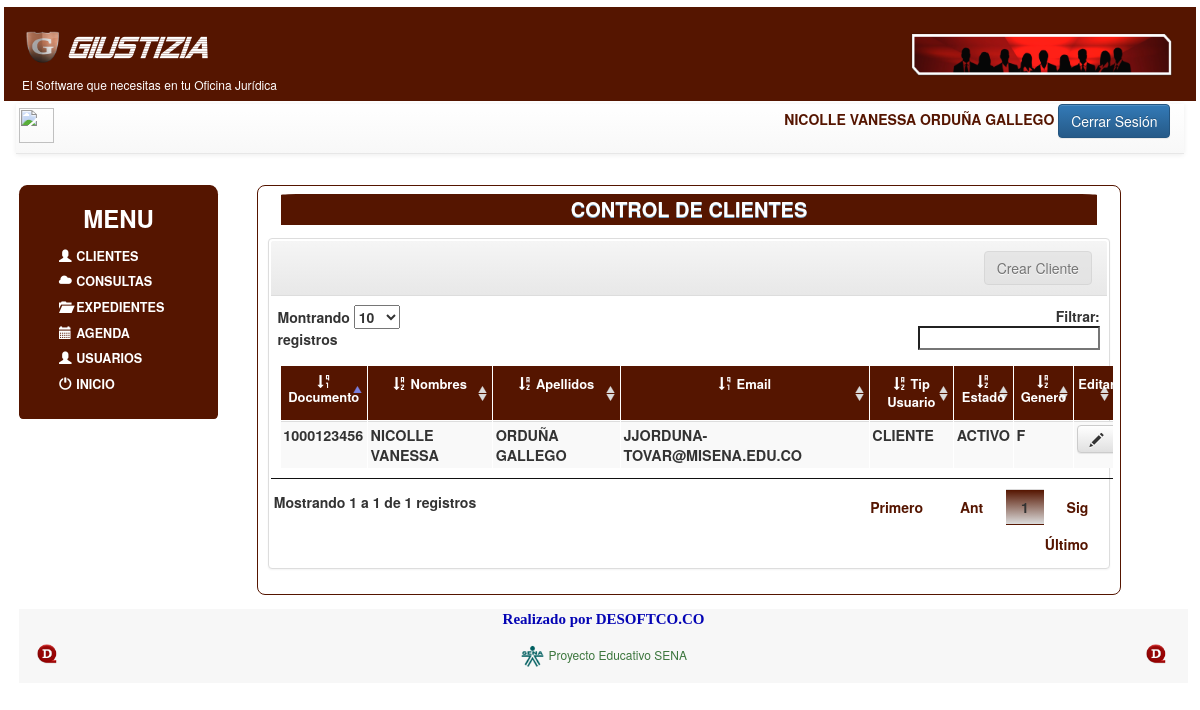
The app's page /vistas/frm_ListaClientes.php (signed in) with its own data.
### tables this page shows
CREATE TABLE `tbl_usuarios` (
  `usu_Documento` int(11) NOT NULL,
  `usu_Nombres` varchar(60) NOT NULL,
  `usu_Apellidos` varchar(60) DEFAULT NULL,
  `usu_Email` varchar(90) NOT NULL,
  `usu_FechaNacimiento` date DEFAULT NULL,
  `usu_Consultorio` int(11) NOT NULL,
  `usu_Clave` varchar(100) DEFAULT NULL,
  `usu_Celular` varchar(20) DEFAULT NULL COMMENT 'Uno\nDos\nTres\nCuatro\nCinco\nSeis',
  `usu_Telefono` varchar(15) DEFAULT NULL,
  `usu_Genero` varchar(1) DEFAULT NULL COMMENT 'M\nF',
  `usu_Direccion` varchar(150) DEFAULT NULL COMMENT 'Casado\nSoltero\nSeparado\nViudo\nUnion Libre',
  `usu_Logo` varchar(250) DEFAULT NULL,
  `usu_TipoDoc` int(11) NOT NULL,
  `usu_Estrato` int(11) DEFAULT NULL,
  `usu_tipusu` int(11) NOT NULL,
  `usu_Estado` int(11) NOT NULL,
  `usu_Municipio` varchar(5) NOT NULL,
  `usu_Especialidad` int(11) DEFAULT NULL
);

CREATE TABLE `tbl_tipousuario` (
  `tipu_Id` int(11) NOT NULL,
  `tipu_TipoUsuario` varchar(25) NOT NULL
);

CREATE TABLE `tbl_estados` (
  `estado_Id` int(11) NOT NULL,
  `estado_Estado` varchar(10) NOT NULL
);

### model/usuariosModel.php (called while the page is built, shortened)
<?php
	class usuariosModel
	{
		function getUnCliente($conexion)
		{
			$ususesion=$_SESSION['s_usuario'];
			$html = array();
			$sql = "SELECT A.usu_TipoDoc, A.usu_Documento, A.usu_Nombres, A.usu_Apellidos, A.usu_Direccion, A.usu_Email, A.usu_Genero, A.usu_Logo, B.tipu_TipoUsuario, C.Estado_Estado FROM tbl_usuarios A, tbl_tipousuario B, tbl_estados C WHERE (A.usu_tipusu=B.tipu_Id) AND (A.usu_Estado=C.estado_Id) AND  (tipu_Id=3) AND (A.usu_Documento='$ususesion')";
			$qry = $conexion->query($sql);
			while ($cursor = $qry->fetch_assoc())
			{
				array_push($html,$cursor);
			}
			return $html;
		}
	}
?>

### vistas/frm_ListaClientes.php (the view, shortened to what this page needs)
<?php
	$tipousuario=$_SESSION['s_tipusu'];
	include('nav.php');
	include('menu.php');
	include_once('../model/usuariosModel.php');
	$obj_model = new usuariosModel();
	$data = $obj_model -> getClientes($conexion);
	$undata = $obj_model-> getUnCliente($conexion);
?>
	<article class="col-xs-12  col-sm-8 col-md-9 col-lg-9">
		<div class="ibody1 col-xs-12  col-sm-12 col-md-12 col-lg-12">
			<div align='center' class="jumbotron">
			<h8 align='center'><b>CONTROL DE CLIENTES</b></h8>
			</div>
			<div >
				<form name="fUsuarios" id="fUsuarios">
					<div class="row">
						<div class="table-responsive">
						<div class="panel panel-default">
								<div class="panel-heading" align="right">
									<?php
										if ($tipousuario=='1' || $tipousuario=='5'){
											echo '<input type="button" class="btn btn-primary" value="Crear Cliente" id="btn_crearcliente" >';
										     }
										else{
										     echo '<input type="button" class="btn btn-default" value="Crear Cliente" disabled="disabled" >';
										    } ?>
								</div>
							<table id="tbl_listausuarios" class="table table-striped">
								<thead>
									<td align="center"><span class="glyphicon glyphicon-sort-by-order-alt"></span><b> Documento</b></td>
									<td align="center"><span class="glyphicon glyphicon-sort-by-alphabet"></span><b> Nombres</b></d>
									<td align="center"><span class="glyphicon glyphicon-sort-by-alphabet"></span><b> Apellidos</b></d>
									<td align="center"><span class="glyphicon glyphicon-sort-by-order-alt"></span><b> Email</b></d>
									<td align="center"><span class="glyphicon glyphicon-sort-by-alphabet"></span><b> Tip Usuario</b></d>
									<td align="center"><span class="glyphicon glyphicon-sort-by-alphabet"></span><b> Estado</b></d>
									<td align="center"><span class="glyphicon glyphicon-sort-by-alphabet"></span><b> Genero</b></d>
									<td align="center"><b> Editar</b></d>
								</thead>
								<tbody class="tablacontenido" align='center'>
							            <?php
										if ($tipousuario=='1' || $tipousuario=='5'){
											foreach ($data as $usuario)
											{
												print "<tr>";
												print "<th align='center'>".$usuario["usu_Documento"]."</th>";
												print "<th >".$usuario["usu_Nombres"]."</th>";
												print "<th>".$usuario["usu_Apellidos"]."</th>";
												print "<th align='center'>".$usuario["usu_Email"]."</th>";
												print "<th align='center'>".$usuario["tipu_TipoUsuario"]."</th>";
												print "<th align='center'>".$usuario["Estado_Estado"]."</th>";
												print "<th align='center'>".$usuario["usu_Genero"]."</th>";
										        echo '<td align="center"><button class="btn btn-default" type="button" aria-hidden="true" onclick="'."location.href='flk_Clientes.php?Documento=".$usuario['usu_Documento'].";'".'">'."
														<span class='glyphicon  glyphicon-pencil'></span>
													</button></td>";
												print "</tr>";
											}
										}
										else{
											foreach ($undata as $usuario)
											{
												print "<tr>";
												print "<th align='center'>".$usuario["usu_Documento"]."</th>";
												print "<th >".$usuario["usu_Nombres"]."</th>";
												print "<th>".$usuario["usu_Apellidos"]."</th>";
												print "<th align='center'>".$usuario["usu_Email"]."</th>";
												print "<th align='center'>".$usuario["tipu_TipoUsuario"]."</th>";
												print "<th align='center'>".$usuario["Estado_Estado"]."</th>";
												print "<th align='center'>".$usuario["usu_Genero"]."</th>";
										        echo '<td align="center"><button class="btn btn-default" type="button" aria-hidden="true" onclick="'."location.href='flk_ClientesU.php?Documento=".$usuario['usu_Documento'].";'".'">'."
														<span class='glyphicon  glyphicon-pencil'></span>
													</button></td>";
												print "</tr>";
											}
										}
										?>
								</tbody>
							</table>
					</div>
				</form>
			</div>
		</div>
	</article>
	</section>
	</div>
<?php
		include('footer.php');
 ?>

### css/miestilo.css (style rules this page uses)
* { margin: 0.3%; padding: 0%; }
article { margin-right: 1%; margin-left: 1%; }
table { border: 1% solid #000549; border-radius: 1% 4% 0% 0%; margin: auto; padding: 1%; -webkit- border-radius: 1% 4% 0% 0%; -moz-border-radius: 1% 4% 0% 0%; }
table thead { background:#551500; color:#fff; }
table tr { font-size: 90%; }
table td { font-size: 90%; }
.ibody1 { background-color: #fff; border: 1px solid #551500; border-radius: 8px; width: 100%; margin: auto; -webkit-border-radius: 8px; -moz-border-radius: 8px; }
.jumbotron { background-color: #551500; border-radius: 3% 3% 0% 0%; margin:1% 1% 1% 1%; padding: 0.1%; -webkit- border-radius: 3% 3% 0% 0%; -moz-border-radius: 3% 3% 0% 0%; }
.jumbotron h8 { color: #fff; font-size: 20px; text-align: center; text-shadow: 0px 1px #77a5c7; }

### records on screen
tbl_usuarios: usu_Documento "1000123456", usu_Nombres "NICOLLE VANESSA", usu_Apellidos "ORDUÑA GALLEGO", usu_Email "JJORDUNA-TOVAR@MISENA.EDU.CO", tbl_tipousuario.tipu_TipoUsuario "CLIENTE", usu_Estado.estado_Estado "ACTIVO", usu_Genero "F"

### other values on screen
$_SESSION['s_nombre'] "NICOLLE VANESSA"
$_SESSION['s_apellido'] "ORDUÑA GALLEGO"
